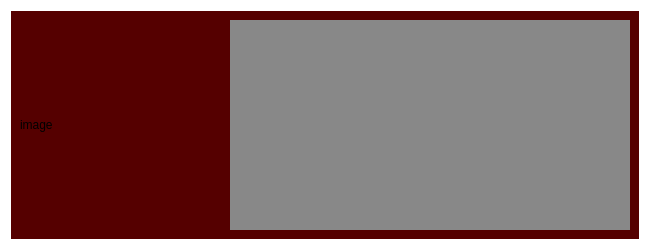
             <widget class="QWidget" name="recommend_item" native="true">
              <property name="geometry">
               <rect>
                <x>9</x>
                <y>9</y>
                <width>650</width>
                <height>250</height>
               </rect>
              </property>
              <property name="sizePolicy">
               <sizepolicy hsizetype="Expanding" vsizetype="Expanding">
                <horstretch>0</horstretch>
                <verstretch>0</verstretch>
               </sizepolicy>
              </property>
              <property name="minimumSize">
               <size>
                <width>650</width>
                <height>250</height>
               </size>
              </property>
              <property name="styleSheet">
               <string notr="true">background-color: rgb(255, 255, 255);</string>
              </property>
              <layout class="QGridLayout" name="gridLayout_5">
               <item row="1" column="0">
                <widget class="QWidget" name="item_mian_widget_2" native="true">
                 <property name="sizePolicy">
                  <sizepolicy hsizetype="Expanding" vsizetype="Expanding">
                   <horstretch>0</horstretch>
                   <verstretch>0</verstretch>
                  </sizepolicy>
                 </property>
                 <property name="minimumSize">
                  <size>
                   <width>500</width>
                   <height>180</height>
                  </size>
                 </property>
                 <property name="styleSheet">
                  <string notr="true">background-color: rgb(85, 0, 0);</string>
                 </property>
                 <layout class="QGridLayout" name="gridLayout_7">
                  <item row="0" column="1">
                   <widget class="QWidget" name="info_widget" native="true">
                    <property name="sizePolicy">
                     <sizepolicy hsizetype="Expanding" vsizetype="Expanding">
                      <horstretch>0</horstretch>
                      <verstretch>0</verstretch>
                     </sizepolicy>
                    </property>
                    <property name="minimumSize">
                     <size>
                      <width>400</width>
                      <height>200</height>
                     </size>
                    </property>
                    <property name="styleSheet">
                     <string notr="true">background-color: rgb(136, 136, 136);</string>
                    </property>
                   </widget>
                  </item>
                  <item row="0" column="0">
                   <widget class="QLabel" name="cover">
                    <property name="sizePolicy">
                     <sizepolicy hsizetype="Expanding" vsizetype="Expanding">
                      <horstretch>0</horstretch>
                      <verstretch>0</verstretch>
                     </sizepolicy>
                    </property>
                    <property name="minimumSize">
                     <size>
                      <width>50</width>
                      <height>50</height>
                     </size>
                    </property>
                    <property name="text">
                     <string>image</string>
                    </property>
                   </widget>
                  </item>
                 </layout>
                </widget>
               </item>
              </layout>
             </widget>
